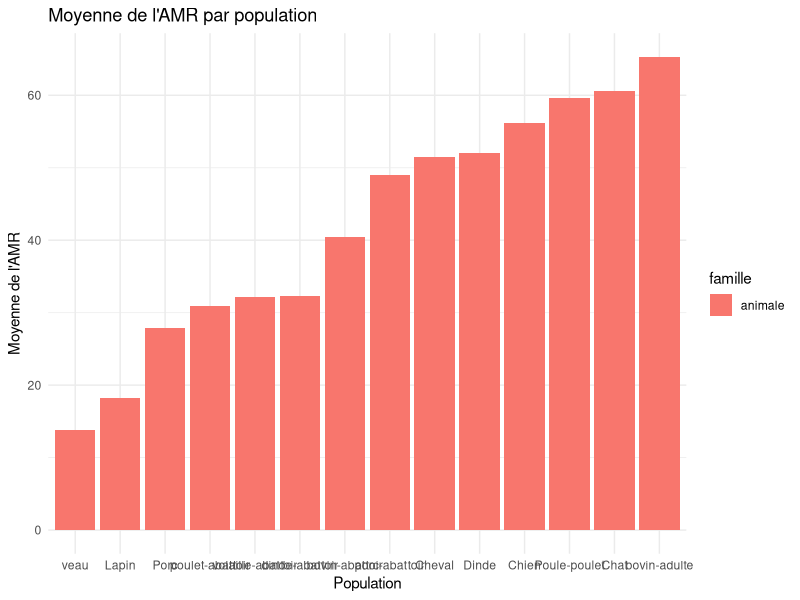
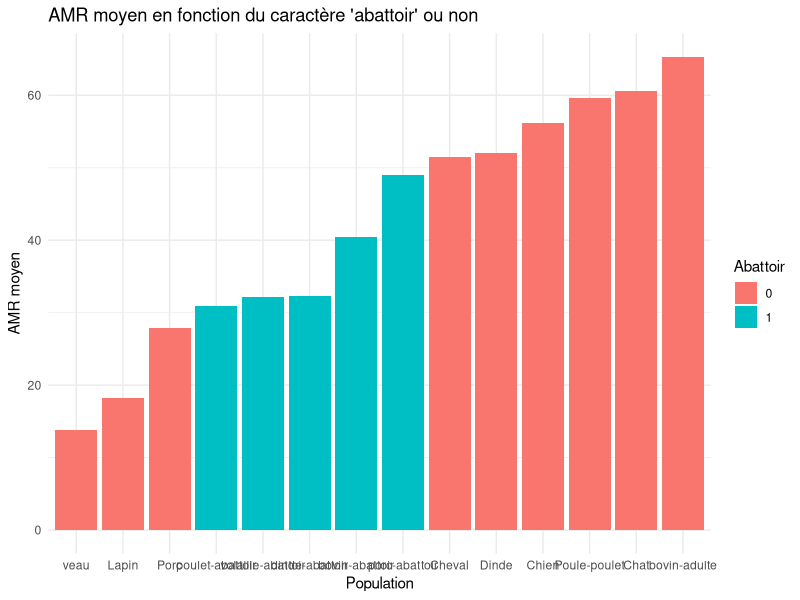
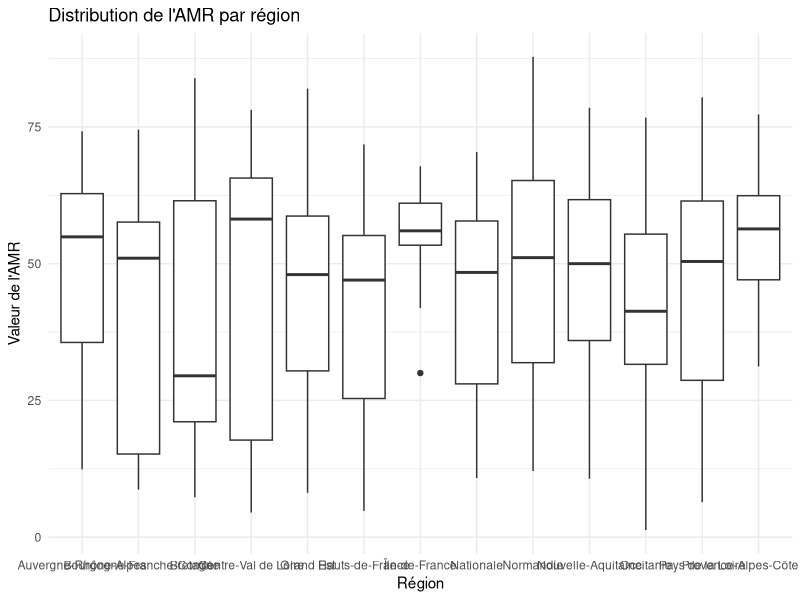
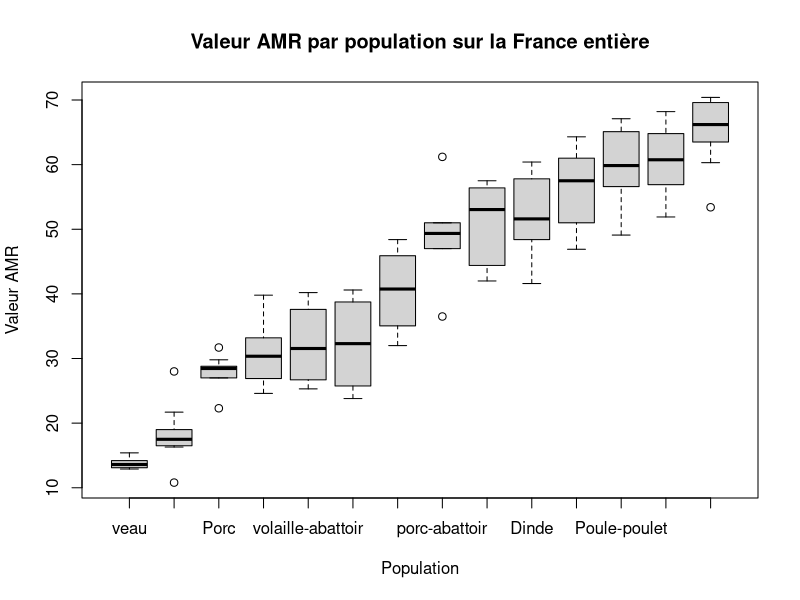
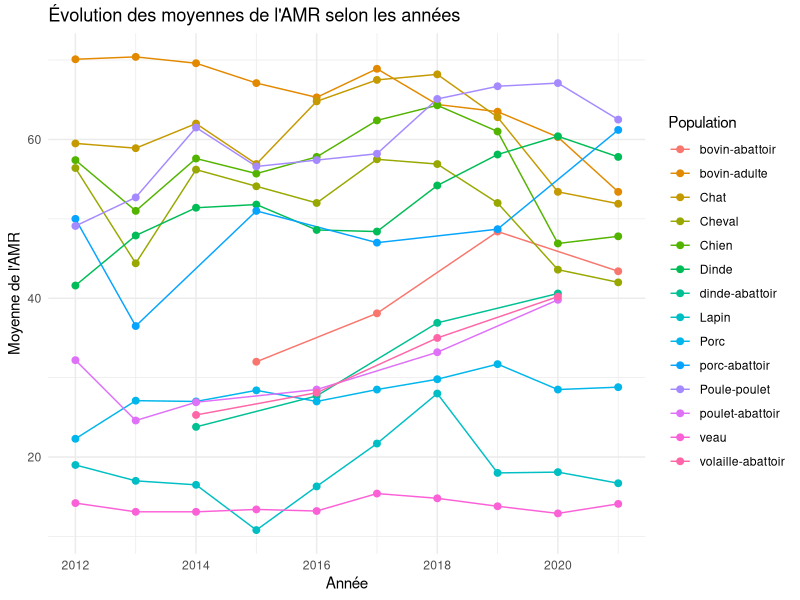
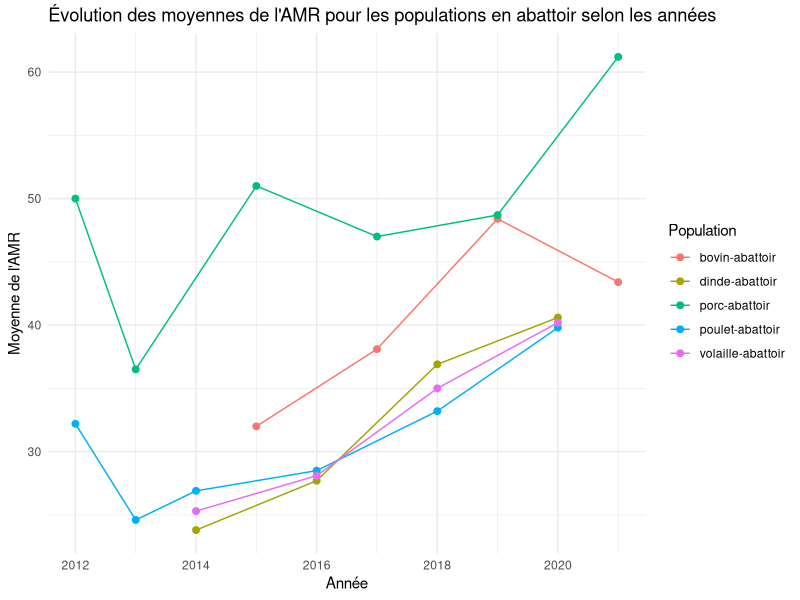
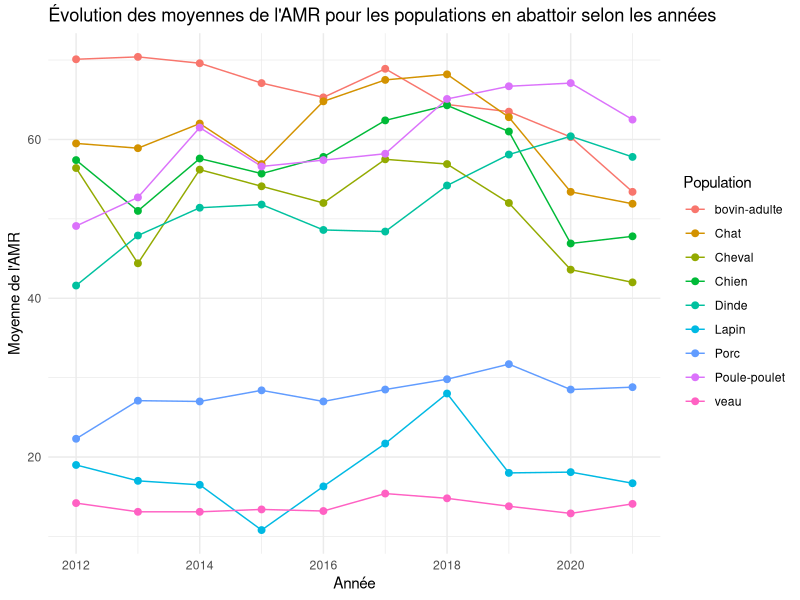
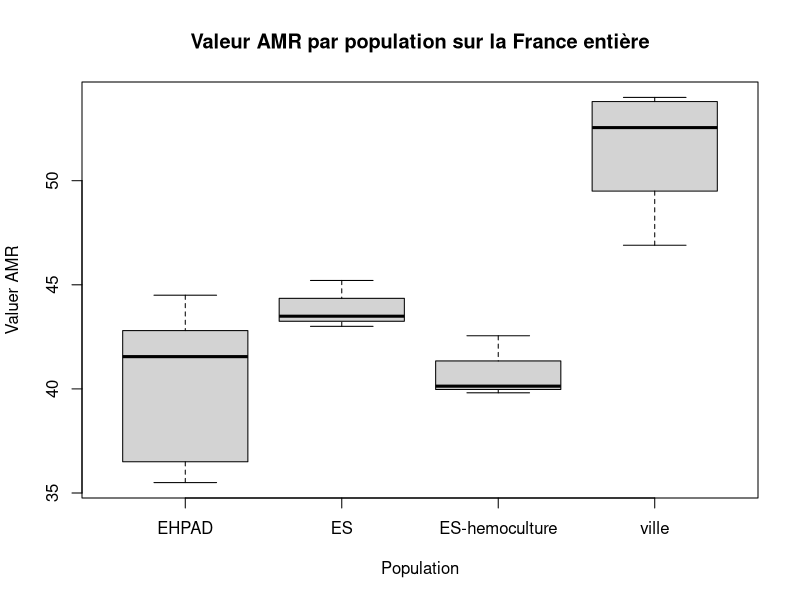

Write the R code that produced these figures, in order.
## ---- chunk 1
knitr::opts_chunk$set(echo = TRUE)
library(readxl)
library(dplyr)
library(ggplot2)
## ---- chunk 2
rm(list=ls())

AMR <- read_excel('donnees/donnees_AMR.xlsx')
str(AMR)
summary(AMR)

# Séparation des deux cas d'étude (animal et humain) version Florine
AMR_humaine <- AMR[which(AMR$famille=='humaine'),]
AMR_animale <- AMR[which(AMR$famille=='animale'),]

# Séparation des deux cas d'étude (animal et humain) version Maël
AMR_animale <- AMR %>%
  filter(famille == "animale")
AMR_humaine <- AMR %>%
  filter(famille == "humaine")

# Récupération des données nationales uniquement
AMR_animale_fr <- AMR_animale[which(AMR_animale$region=='Nationale'),]
AMR_humaine_fr <- AMR_humaine[which(AMR_humaine$region=='Nationale'),]

# Création d'une indicatrice selon si la population provient d'un abattoir (1) ou non (0)
AMR_animale_fr$abattoir <- as.integer(grepl("abattoir", AMR_animale_fr$population, ignore.case = TRUE))
## ---- chunk 3
# Pour les animaux, on regarde la moyenne de l'AMR pour chaque population
moyenne_AMR <- AMR_animale_fr %>%
  group_by(population, famille) %>%
  summarize(moyenne_AMR = mean(`valeur AMR`))

# On regarde la variance inter-groupe (et l'écart-type car plus parlant)
AMR_animale_fr %>% summarize(ecart_type_AMR = sd(`valeur AMR`))
AMR_animale_fr	 %>%
  group_by(population, famille) %>%
  summarize(
    moyenne_AMR = mean(`valeur AMR`),
    .groups = 'drop'
  ) %>%
  ungroup() %>%
  summarize(
    SSB = sum((moyenne_AMR - mean(moyenne_AMR))^2 * n())
  )

# Plot des moyennes (agrandir le graphique pour la lisibilité)
ggplot(moyenne_AMR, aes(x = reorder(population, moyenne_AMR), y = moyenne_AMR, fill = famille)) +
  geom_bar(stat = "identity", position = "dodge") +
  labs(title = "Moyenne de l'AMR par population",
       x = "Population",
       y = "Moyenne de l'AMR") +
  theme_minimal()
## ---- chunk 4
# Création d'une indicatrice selon si la population provient d'un abattoir (1) ou non (0)
moyenne_AMR$abattoir <- as.integer(grepl("abattoir", moyenne_AMR$population, ignore.case = TRUE))

# Graphique
ggplot(moyenne_AMR, aes(x = reorder(population, moyenne_AMR), y = moyenne_AMR, fill = factor(abattoir))) +
  geom_bar(stat = "identity", position = "dodge") +
  labs(title = "AMR moyen en fonction du caractère 'abattoir' ou non",
       x = "Population",
       y = "AMR moyen",
       fill = "Abattoir") +
  theme_minimal()
## ---- chunk 5
# Regression linéaire
modele_regression <- lm(`valeur AMR` ~ population, data = AMR_animale_fr)
summary(modele_regression)
## ---- chunk 6

moyenne_par_region <- AMR_animale %>%
  group_by(region) %>%
  summarize(moyenne_AMR = mean(`valeur AMR`), .groups = 'drop')

ggplot(AMR_animale, aes(x = region, y = `valeur AMR`)) +
  geom_boxplot() +
  labs(title = "Distribution de l'AMR par région",
       x = "Région",
       y = "Valeur de l'AMR") +
  theme_minimal()

moyenne_par_region_population <- AMR_animale %>%
  group_by(region, population) %>%
  summarize(moyenne_AMR = mean(`valeur AMR`), .groups = 'drop')

modele_anova <- aov(moyenne_AMR ~ region + population, data = moyenne_par_region_population)
summary(modele_anova)

# je n'arrive pas à réaliser l'analyse que je veux :()
## ---- chunk 7
AMR_animale_fr %>%
  group_by(population, famille) %>%
  summarize(
    variance_intragroupe = sum((`valeur AMR` - mean(`valeur AMR`))^2),
    .groups = 'drop'
  )

# Boxplot pour représenter la variation intra-groupe
boxplot(`valeur AMR` ~ reorder(population, `valeur AMR`), data = AMR_animale_fr,
        main = "Valeur AMR par population sur la France entière",
        ylab = "Valeur AMR",
        xlab = "Population")
## ---- chunk 8
# Graphique général (peu lisible)
ggplot(AMR_animale_fr, aes(x = annee, y = `valeur AMR`, group = population, color = population)) +
  geom_line(stat = "summary", fun = "mean") +
  geom_point(stat = "summary", fun = "mean", size = 2) +
  labs(title = "Évolution des moyennes de l'AMR selon les années",
       x = "Année",
       y = "Moyenne de l'AMR",
       color = "Population") +
  theme_minimal()

# On filtre les données pour inclure uniquement les populations en abattoir ou non
AMR_animale_fr_abattoir <- AMR_animale_fr %>%
  filter(grepl("abattoir", population, ignore.case = TRUE))

AMR_animale_fr_horsabattoir <- AMR_animale_fr %>%
  filter(!grepl("abattoir", population, ignore.case = TRUE))

# Graphique abattoir
ggplot(AMR_animale_fr_abattoir, aes(x = annee, y = `valeur AMR`, group = population, color = population)) +
  geom_line(stat = "summary", fun = "mean") +
  geom_point(stat = "summary", fun = "mean", size = 2) +
  labs(title = "Évolution des moyennes de l'AMR pour les populations en abattoir selon les années",
       x = "Année",
       y = "Moyenne de l'AMR",
       color = "Population") +
  theme_minimal()

# Graphique hors abattoir
ggplot(AMR_animale_fr_horsabattoir, aes(x = annee, y = `valeur AMR`, group = population, color = population)) +
  geom_line(stat = "summary", fun = "mean") +
  geom_point(stat = "summary", fun = "mean", size = 2) +
  labs(title = "Évolution des moyennes de l'AMR pour les populations en abattoir selon les années",
       x = "Année",
       y = "Moyenne de l'AMR",
       color = "Population") +
  theme_minimal()
## ---- chunk 9
library(tidyr)

donnees_remodelees <- AMR_animale_fr %>%
  pivot_wider(names_from = population, values_from = `valeur AMR`, names_prefix = "", values_fill = NA, id_cols = annee)

donnees_remodelees <- donnees_remodelees %>%
  arrange(annee)
## ---- chunk 10
boxplot(AMR_humaine_fr$`valeur AMR`~AMR_humaine_fr$population,
        main = "Valeur AMR par population sur la France entière",
        ylab = "Valuer AMR",
        xlab = "Population")
## ---- chunk 11
ggplot(AMR_humaine_fr, aes(x = annee, y = `valeur AMR`, group = population, color = population)) +
  geom_line(stat = "summary", fun = "mean") +
  geom_point(stat = "summary", fun = "mean", size = 2) +
  labs(title = "Évolution des moyennes de l'AMR pour les populations humaines sur la France entière",
       x = "Année",
       y = "Moyenne de l'AMR",
       color = "Population") +
  theme_minimal()
## ---- chunk 12
summary(AMR)
AMR$dispositif <- as.factor(AMR$dispositif)
AMR$population <- as.factor(AMR$population)
AMR$famille <- as.factor(AMR$famille)
AMR$region <- as.factor(AMR$region)
## ---- chunk 13
aggregate(x = AMR$`effectif AMR`, by = list(AMR$annee), FUN = sum)
aggregate(x = AMR$`effectif AMR`, by = list(AMR$region), FUN = sum)
## ---- chunk 14
# Quels regroupements en des sous-populations ?
# Recherche de liaison entre une variable qualitative (la population) et une variable quantitative (la valeur AMR)

ggplot(AMR, aes(x = `valeur AMR`, y = reorder(population, `valeur AMR`, mean), fill = famille))+
  geom_boxplot()

# Idée : transformer le tableau de données pour faire des corrélations entre toutes les populations ( on le fait sur les données nationales)


## ---- chunk 15
# regroupement des populations
AMR$groupe_population <- "Animaux de production"
AMR$groupe_population[c(which(AMR$population=='Chien'|AMR$population=='Chat'))] <- "Animaux domestiques"
AMR_fr <- AMR[which(AMR$region=='Nationale'),]
ggplot(AMR_fr, aes(x = population, y = 'effectif AMR'))+
  geom_col()
## ---- chunk 16
boxplot(AMR$population ~ AMR$`valeur AMR`)
